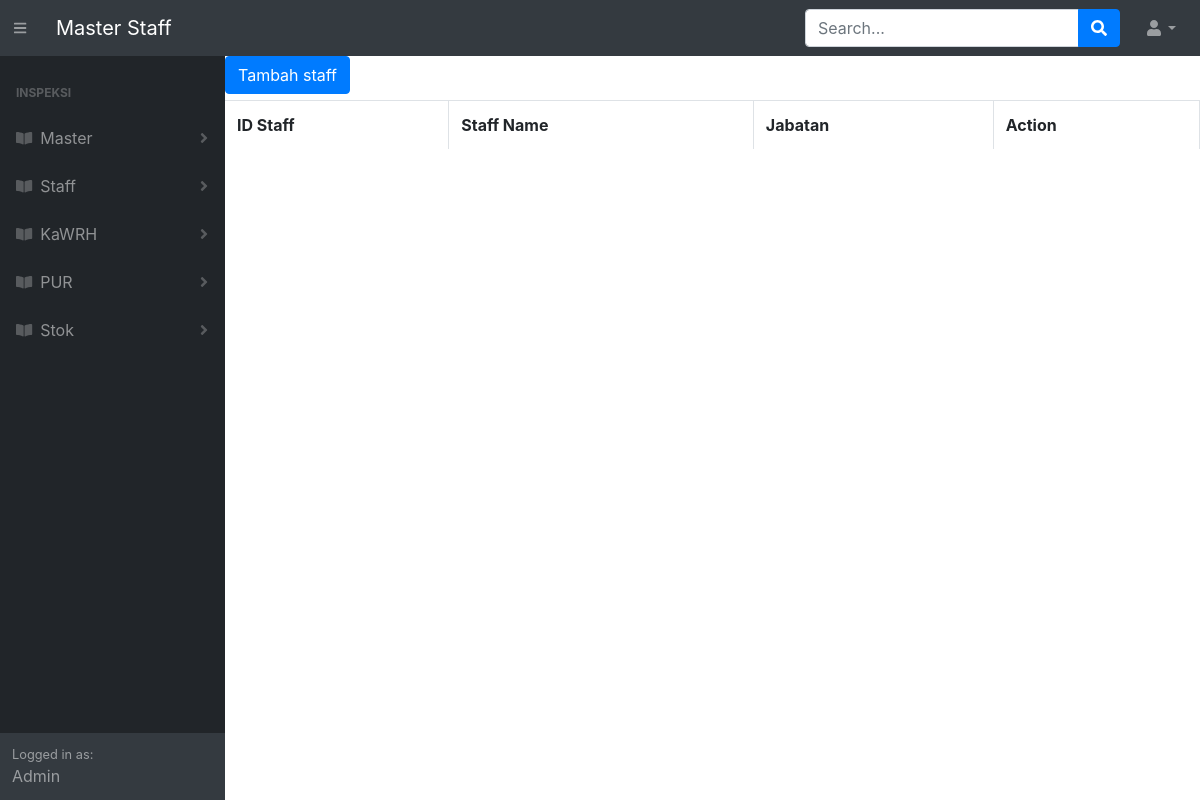
/master_staff.php, run on an earlier commit of the app's database.
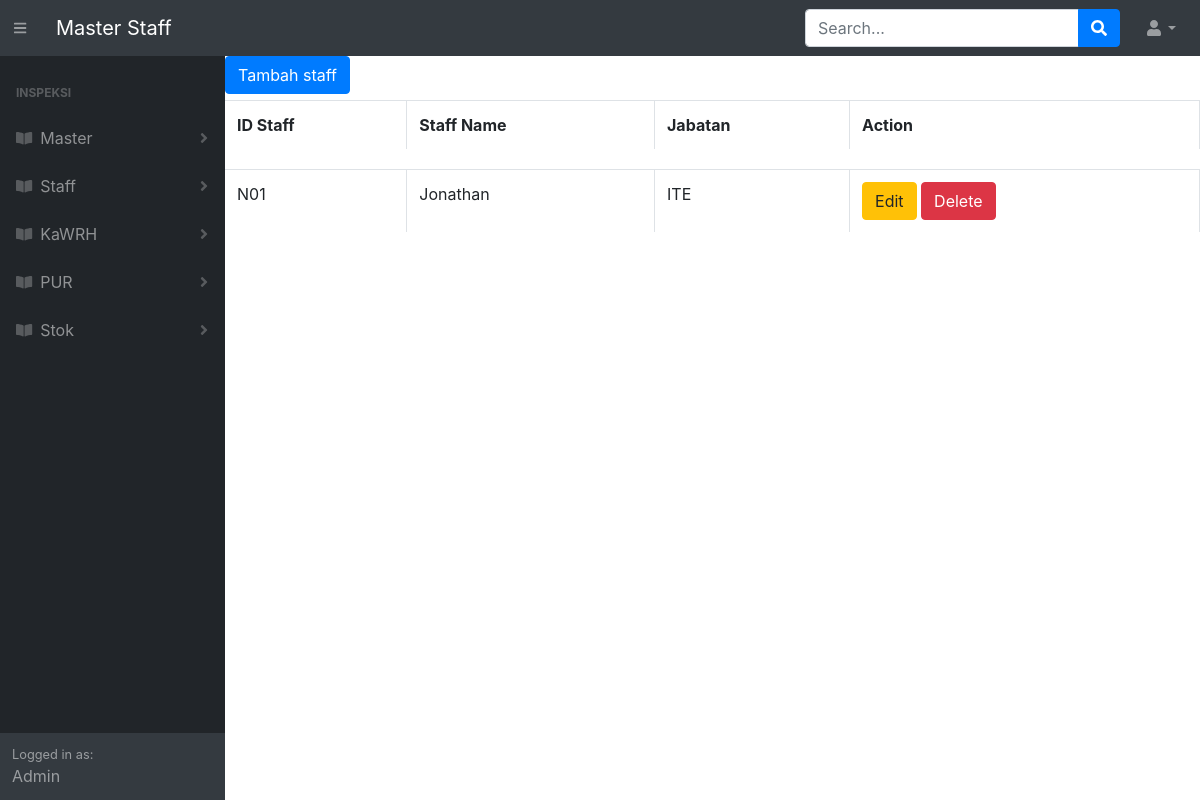
And on a later commit of the database.
### tables this page shows
CREATE TABLE `staff` (
  `no_staff` int(10) NOT NULL,
  `id_staff` varchar(10) NOT NULL,
  `nama_staff` varchar(100) NOT NULL,
  `jabatan` varchar(50) NOT NULL,
  `status` int(5) NOT NULL
);

### master_staff.php (the view, shortened to what the changed rows need)
<?php
require 'function.php';
?>
<!DOCTYPE html>
<html lang="en">
<head>
    <link href="css/styles.css" rel="stylesheet" />
    <link href="https://cdn.datatables.net/1.10.20/css/dataTables.bootstrap4.min.css" rel="stylesheet" />
</head>
<body class="sb-nav-fixed">
    <div id="layoutSidenav">
        <div id="layoutSidenav_content">
            <main>
                <div class="table-responsive">
                    <table class="table table-bordered" id="dataTable" width="100%" cellspacing="0">
                        <th>ID Staff</th>
                        <th>Staff Name</th>
                        <th>Jabatan</th>
                        <th>Action</th>
                        <tr style="height:20px">
                            <?php
                            $ambilsemuadatastaff = mysqli_query($conn, "select * from staff");
                            while ($data = mysqli_fetch_array($ambilsemuadatastaff)) {
                                $nostaff = $data['no_staff'];
                                $idstaff = $data['id_staff'];
                                $staffname = $data['nama_staff'];
                                $jabatan = $data['jabatan'];
                            ?>
                        <tr>
                            <td><?= $idstaff; ?></td>
                            <td><?= $staffname ?></td>
                            <td><?= $jabatan ?></td>
                            <td>
                                <button type="button" class="btn btn-warning" data-toggle="modal" data-target="#Edit<?= $nostaff ?>">
                                    Edit
                                </button>
                                <button type="button" class="btn btn-danger" data-toggle="modal" data-target="#Delete<?= $nostaff ?>">
                                    Delete
                                </button>
                            </td>
                        </tr>
                    <?php
                            };
                    ?>
                    </table>
            </main>
        </div>
    </div>
</body>
</html>

What changed in the data, as far as the page shows it:
added staff: id_staff "N01", nama_staff "Jonathan", jabatan "ITE"
